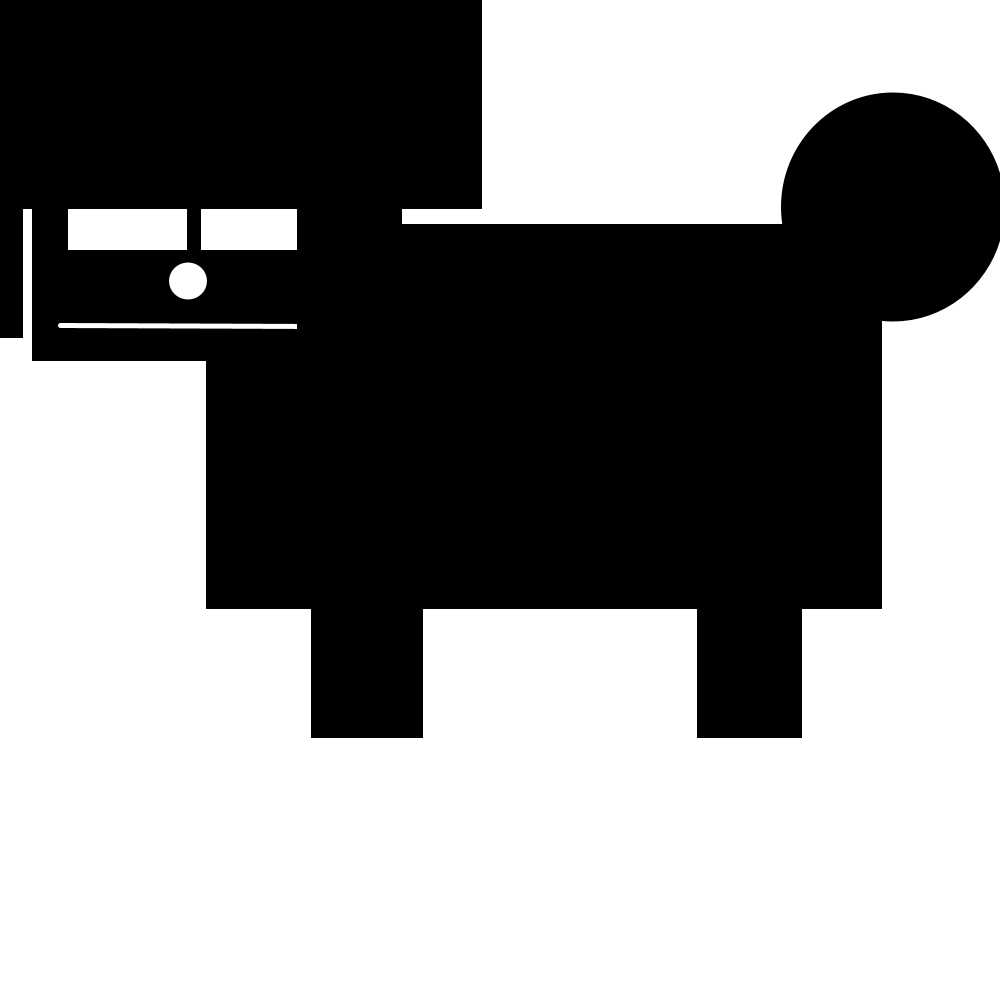
Frame 1 (no input)
Frame 60 (the mouse pressed at the canvas centre just before this capture): identical to frame 1, image omitted
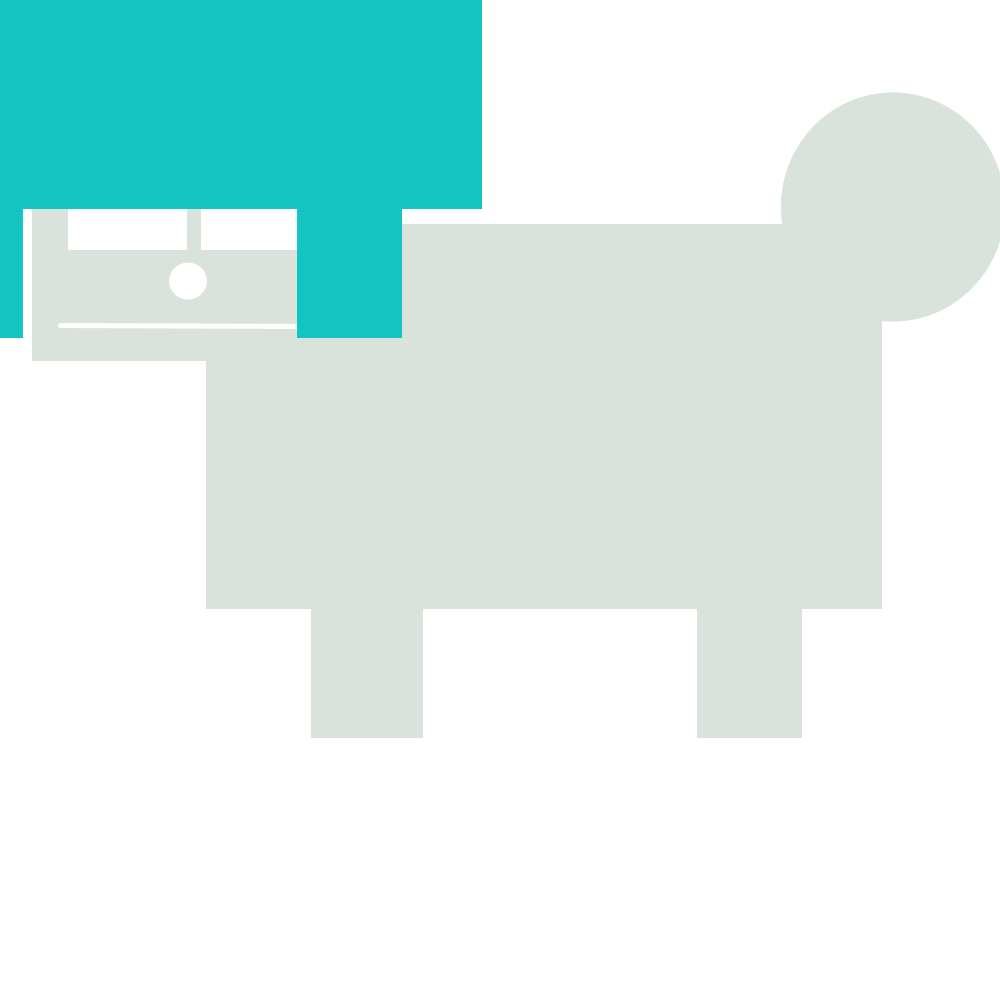
Frame 120 (the mouse held since frame 60 and released just before this capture)

The Processing sketch that drew these frames (run headless with seeded random() and noise(); from frame 60 on, the mouse is pressed at the canvas centre):

// Processing sketch: Helton_S10_A5
// ── Helton_S10_A5.pde
Creature[] c;

void setup() {
  size(1000, 1000);
  c = new Creature[3];
  c[0] = new Creature();
  c[1] = new Creature();
  c[2] = new Creature();
}

void draw() {
  background(255);
  c[0].drawCreature(mouseX, mouseY);
  c[1].drawCreature(500, 500);
  c[2].drawCreature(100, 100);
}
// ── Creature.pde
class Creature {

  Creature() {
  }

  void drawCreature(int x, int y) {
    rectMode(CORNERS);
    colorMode(RGB, 255);
    float f = 500;
    //Click the mouse to change the color of the creature and press any key to reset the color to black.
    float r = 0, g = 0, b = 0;
    if (mousePressed) {
      r = random(256);
      g = random(256);
      b = random(256);
    }

    stroke(0);
    noStroke();
    strokeWeight(1);
    fill(r, g, b);
    //Works with this, but not a part of the assignment translate(x-f, y-f);
    triangle(x-(f-84), y-(f-59), x-(f-110), y-(f-4), x-(f-133), y-(f-59));
    triangle(x-(f-232), y-(f-54), x-(f-300), y-(f-52), x-(f-267), y-(f-7));
    rect(x-468, y-450, x-(f-346), y-(f-361));
    rect(x-(f-206), y-(f-224), x+(882-f), y+(609-f));
    fill(255);
    rect(x-(f-68), y-(f-130), x-(f-187), y-(f-250));
    rect(x-(f-326), y-(f-77), x-(f-201), y-(f-250));
    ellipse(x-(f-188), y-(f-281), 38, 37);
    fill(r, g, b);
    rect(x-(f-311), y-(f-338), x-(f-423), y+(738-f));  
    rect(x+(697-f), y-(f-421), x+(802-f), y+(738-f));
    ellipse(x+(893-f), y-(f-207), 224, 229);
    stroke(255);
    strokeWeight(5);
    line(x-(f-309), y-(f-326), x-(f-60), y-(f-325));

    //I added a loop to make random dots appear accross the screen
    /*for (float q = 10; q > 0; q -= 1) {
     colorMode(RGB, 10);
     stroke(q);
     point(random(0, width), random(0, height));
     }*/
  }
}
